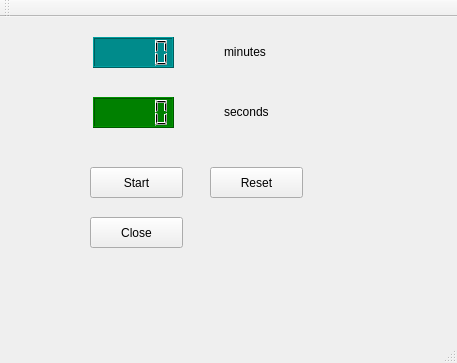
<?xml version="1.0" encoding="UTF-8"?>
<ui version="4.0">
 <class>MainWindow</class>
 <widget class="QMainWindow" name="MainWindow">
  <property name="geometry">
   <rect>
    <x>0</x>
    <y>0</y>
    <width>457</width>
    <height>363</height>
   </rect>
  </property>
  <property name="windowTitle">
   <string>MainWindow</string>
  </property>
  <property name="styleSheet">
   <string notr="true"/>
  </property>
  <widget class="QWidget" name="centralWidget">
   <widget class="QLabel" name="label">
    <property name="geometry">
     <rect>
      <x>224</x>
      <y>19</y>
      <width>61</width>
      <height>31</height>
     </rect>
    </property>
    <property name="text">
     <string>minutes</string>
    </property>
   </widget>
   <widget class="QLabel" name="label_2">
    <property name="geometry">
     <rect>
      <x>224</x>
      <y>79</y>
      <width>61</width>
      <height>31</height>
     </rect>
    </property>
    <property name="text">
     <string>seconds</string>
    </property>
   </widget>
   <widget class="QPushButton" name="startButton">
    <property name="geometry">
     <rect>
      <x>90</x>
      <y>150</y>
      <width>93</width>
      <height>31</height>
     </rect>
    </property>
    <property name="text">
     <string>Start</string>
    </property>
   </widget>
   <widget class="QPushButton" name="resetButton">
    <property name="geometry">
     <rect>
      <x>210</x>
      <y>150</y>
      <width>93</width>
      <height>31</height>
     </rect>
    </property>
    <property name="text">
     <string>Reset</string>
    </property>
   </widget>
   <widget class="QPushButton" name="closeButton">
    <property name="geometry">
     <rect>
      <x>90</x>
      <y>200</y>
      <width>93</width>
      <height>31</height>
     </rect>
    </property>
    <property name="text">
     <string>Close</string>
    </property>
   </widget>
   <widget class="QLCDNumber" name="lcdNumberMin">
    <property name="geometry">
     <rect>
      <x>93</x>
      <y>20</y>
      <width>81</width>
      <height>31</height>
     </rect>
    </property>
    <property name="palette">
     <palette>
      <active>
       <colorrole role="Button">
        <brush brushstyle="SolidPattern">
         <color alpha="255">
          <red>0</red>
          <green>139</green>
          <blue>139</blue>
         </color>
        </brush>
       </colorrole>
       <colorrole role="Base">
        <brush brushstyle="SolidPattern">
         <color alpha="255">
          <red>0</red>
          <green>139</green>
          <blue>139</blue>
         </color>
        </brush>
       </colorrole>
       <colorrole role="Window">
        <brush brushstyle="SolidPattern">
         <color alpha="255">
          <red>0</red>
          <green>139</green>
          <blue>139</blue>
         </color>
        </brush>
       </colorrole>
       <colorrole role="Link">
        <brush brushstyle="SolidPattern">
         <color alpha="255">
          <red>0</red>
          <green>139</green>
          <blue>139</blue>
         </color>
        </brush>
       </colorrole>
      </active>
      <inactive>
       <colorrole role="Button">
        <brush brushstyle="SolidPattern">
         <color alpha="255">
          <red>0</red>
          <green>139</green>
          <blue>139</blue>
         </color>
        </brush>
       </colorrole>
       <colorrole role="Base">
        <brush brushstyle="SolidPattern">
         <color alpha="255">
          <red>0</red>
          <green>139</green>
          <blue>139</blue>
         </color>
        </brush>
       </colorrole>
       <colorrole role="Window">
        <brush brushstyle="SolidPattern">
         <color alpha="255">
          <red>0</red>
          <green>139</green>
          <blue>139</blue>
         </color>
        </brush>
       </colorrole>
       <colorrole role="Link">
        <brush brushstyle="SolidPattern">
         <color alpha="255">
          <red>0</red>
          <green>0</green>
          <blue>255</blue>
         </color>
        </brush>
       </colorrole>
      </inactive>
      <disabled>
       <colorrole role="Button">
        <brush brushstyle="SolidPattern">
         <color alpha="255">
          <red>0</red>
          <green>139</green>
          <blue>139</blue>
         </color>
        </brush>
       </colorrole>
       <colorrole role="Base">
        <brush brushstyle="SolidPattern">
         <color alpha="255">
          <red>0</red>
          <green>139</green>
          <blue>139</blue>
         </color>
        </brush>
       </colorrole>
       <colorrole role="Window">
        <brush brushstyle="SolidPattern">
         <color alpha="255">
          <red>0</red>
          <green>139</green>
          <blue>139</blue>
         </color>
        </brush>
       </colorrole>
       <colorrole role="Link">
        <brush brushstyle="SolidPattern">
         <color alpha="255">
          <red>0</red>
          <green>0</green>
          <blue>255</blue>
         </color>
        </brush>
       </colorrole>
      </disabled>
     </palette>
    </property>
    <property name="styleSheet">
     <string notr="true">background-color: #008B8B;</string>
    </property>
   </widget>
   <widget class="QLCDNumber" name="lcdNumberSec">
    <property name="geometry">
     <rect>
      <x>93</x>
      <y>80</y>
      <width>81</width>
      <height>31</height>
     </rect>
    </property>
    <property name="styleSheet">
     <string notr="true">background-color: #008000;</string>
    </property>
   </widget>
  </widget>
  <widget class="QMenuBar" name="menuBar">
   <property name="geometry">
    <rect>
     <x>0</x>
     <y>0</y>
     <width>457</width>
     <height>26</height>
    </rect>
   </property>
  </widget>
  <widget class="QToolBar" name="mainToolBar">
   <attribute name="toolBarArea">
    <enum>TopToolBarArea</enum>
   </attribute>
   <attribute name="toolBarBreak">
    <bool>false</bool>
   </attribute>
  </widget>
  <widget class="QStatusBar" name="statusBar"/>
 </widget>
 <layoutdefault spacing="6" margin="11"/>
 <resources/>
 <connections>
  <connection>
   <sender>closeButton</sender>
   <signal>clicked()</signal>
   <receiver>MainWindow</receiver>
   <slot>close()</slot>
   <hints>
    <hint type="sourcelabel">
     <x>136</x>
     <y>255</y>
    </hint>
    <hint type="destinationlabel">
     <x>228</x>
     <y>181</y>
    </hint>
   </hints>
  </connection>
 </connections>
</ui>
